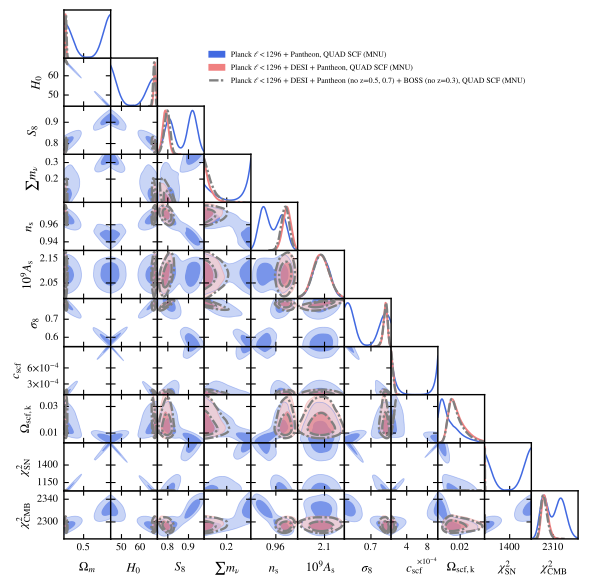

Recreate this plot in Python.
import getdist.plots as gplot
from getdist import MCSamples
from getdist import loadMCSamples
import os
import matplotlib
import subprocess
import matplotlib.pyplot as plt
import numpy as np

# GENERAL PLOT OPTIONS
matplotlib.rcParams['mathtext.fontset'] = 'stix'
matplotlib.rcParams['font.family'] = 'STIXGeneral'
matplotlib.rcParams['mathtext.rm'] = 'Bitstream Vera Sans'
matplotlib.rcParams['mathtext.it'] = 'Bitstream Vera Sans:italic'
matplotlib.rcParams['mathtext.bf'] = 'Bitstream Vera Sans:bold'
matplotlib.rcParams['xtick.bottom'] = True
matplotlib.rcParams['xtick.top'] = False
matplotlib.rcParams['ytick.right'] = False
matplotlib.rcParams['axes.edgecolor'] = 'black'
matplotlib.rcParams['axes.linewidth'] = '1.0'
matplotlib.rcParams['axes.labelsize'] = 'medium'
matplotlib.rcParams['axes.grid'] = True
matplotlib.rcParams['grid.linewidth'] = '0.0'
matplotlib.rcParams['grid.alpha'] = '0.18'
matplotlib.rcParams['grid.color'] = 'lightgray'
matplotlib.rcParams['legend.labelspacing'] = 0.77
matplotlib.rcParams['savefig.bbox'] = 'tight'
matplotlib.rcParams['savefig.format'] = 'pdf'

# ADDING NEFF AS DERIVED PARAMETER
parameter = [u'omegam2', u'H0', u'SS8',u'm_ncdm',u'n_s',u'As_1e9',u'sigma8',u'scf_c',u'Omega0_scf_ke',u'chi2_sn2',u'chi2_cmb2']
chaindir=r'./'

analysissettings={'smooth_scale_1D':0.45,'smooth_scale_2D':0.45,
'ignore_rows': u'0.5','range_confidence' : u'0.025'}

analysissettings2={'smooth_scale_1D':0.45,'smooth_scale_2D':0.45,
'ignore_rows': u'0.0','range_confidence' : u'0.025'}


root_chains = (
  'EXAMPLE_MCMC8000',
  'EXAMPLE_MCMC8004',
  'EXAMPLE_MCMC9000'
)

# --------------------------------------------------------------------------------
samples=loadMCSamples(chaindir + root_chains[0],settings=analysissettings)
p = samples.getParams()
samples.addDerived(p.omegan+(p.omegach2+p.omegabh2)/(p.H0/100.)/(p.H0/100.),name='omegam2',label='{\\Omega_m}')
samples.addDerived(p.sigma8*np.sqrt(p.omegan+(p.omegach2+p.omegabh2)/(p.H0/100.)/(p.H0/100.))/0.5477225575,name='SS8',label='{S_8}')
samples.addDerived(p.chi2__planck_2018_lowl.TT+p.chi2__planck_2018_lowl.EE+p.chi2__planck_2018_highl_plik.TTTEEE,name='chi2_cmb2',label='{\\chi^2_{\\rm CMB}}')
samples.addDerived(p.chi2__sn.pantheon,name='chi2_sn2',label='{\\chi^2_{\\rm SN}}')
samples.saveAsText(chaindir + '/.VM_PKIM2_TMP1')
# --------------------------------------------------------------------------------
samples=loadMCSamples(chaindir + root_chains[1],settings=analysissettings)
p = samples.getParams()
samples.addDerived(p.omegan+(p.omegach2+p.omegabh2)/(p.H0/100.)/(p.H0/100.),name='omegam2',label='{\\Omega_m}')#sigma8
samples.addDerived(p.sigma8*np.sqrt(p.omegan+(p.omegach2+p.omegabh2)/(p.H0/100.)/(p.H0/100.))/0.5477225575,name='SS8',label='{S_8}')
samples.addDerived(p.chi2__planck_2018_lowl.TT+p.chi2__planck_2018_lowl.EE+p.chi2__planck_2018_highl_plik.TTTEEE,name='chi2_cmb2',label='{\\chi^2_{\\rm CMB}}')
samples.addDerived(p.chi2__sn.pantheon,name='chi2_sn2',label='{\\chi^2_{\\rm SN}}')
samples.saveAsText(chaindir + '/.VM_PKIM2_TMP2')
# --------------------------------------------------------------------------------
samples=loadMCSamples(chaindir + root_chains[2],settings=analysissettings)
p = samples.getParams()
samples.addDerived(p.omegan+(p.omegach2+p.omegabh2)/(p.H0/100.)/(p.H0/100.),name='omegam2',label='{\\Omega_m}')#sigma8
samples.addDerived(p.sigma8*np.sqrt(p.omegan+(p.omegach2+p.omegabh2)/(p.H0/100.)/(p.H0/100.))/0.5477225575,name='SS8',label='{S_8}')
samples.addDerived(p.chi2__planck_2018_lowl.TT+p.chi2__planck_2018_lowl.EE+p.chi2__planck_2018_highl_plik.TTTEEE,name='chi2_cmb2',label='{\\chi^2_{\\rm CMB}}')
samples.addDerived(p.chi2__sn.pantheon,name='chi2_sn2',label='{\\chi^2_{\\rm SN}}')
samples.saveAsText(chaindir + '/.VM_PKIM2_TMP3')
# --------------------------------------------------------------------------------

#GET DIST PLOT SETUP
g=gplot.getSubplotPlotter(chain_dir=chaindir,
analysis_settings=analysissettings2,width_inch=6.0)
g.settings.lw_contour = 1.2
g.settings.legend_rect_border = False
g.settings.figure_legend_frame = False
g.settings.axes_fontsize = 13.5
g.settings.legend_fontsize = 11.5
g.settings.alpha_filled_add = 0.7
g.settings.lab_fontsize=15
g.legend_labels=False

param_3d = None
g.triangle_plot(['.VM_PKIM2_TMP1','.VM_PKIM2_TMP2','.VM_PKIM2_TMP3'],parameter,
plot_3d_with_param=param_3d,line_args=[
{'lw': 1.1,'ls': 'solid', 'color':'royalblue'},
{'lw': 1.4,'ls': 'solid', 'color':'lightcoral'},
{'lw': 1.7,'ls': '-.', 'color':'grey'},
{'lw': 1.0,'ls': 'dashed', 'color':'black'},
],
contour_colors=['royalblue','lightcoral','grey','black'],
filled=[True,True,False,False,False],
legend_labels=[
  'Planck $\\ell < 1296$ + Pantheon, QUAD SCF (MNU)', 
  'Planck $\\ell < 1296$ + DESI + Pantheon, QUAD SCF (MNU)', 
  'Planck $\\ell < 1296$ + DESI + Pantheon (no z=0.5, 0.7) + BOSS (no z=0.3), QUAD SCF (MNU)', 
],
contour_ls=['solid', 'solid', '-.', 'dashed'],
contour_lws=[1.1, 1.4, 1.7, 1.0],
legend_loc=(0.35,0.85),
imax_shaded=0)
g.export()
